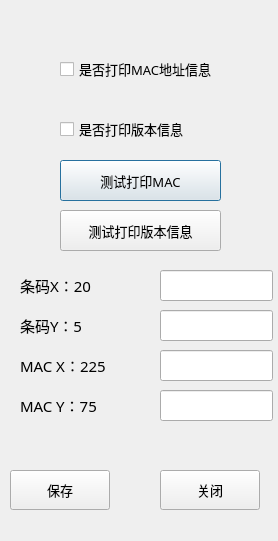
<?xml version="1.0" encoding="UTF-8"?>
<ui version="4.0">
 <class>Home_PrintDlg</class>
 <widget class="QDialog" name="Home_PrintDlg">
  <property name="geometry">
   <rect>
    <x>0</x>
    <y>0</y>
    <width>278</width>
    <height>541</height>
   </rect>
  </property>
  <property name="windowTitle">
   <string>打印设置</string>
  </property>
  <widget class="QPushButton" name="testPrintBtn">
   <property name="geometry">
    <rect>
     <x>60</x>
     <y>160</y>
     <width>161</width>
     <height>41</height>
    </rect>
   </property>
   <property name="font">
    <font>
     <family>微软雅黑</family>
     <pointsize>10</pointsize>
    </font>
   </property>
   <property name="text">
    <string>测试打印MAC</string>
   </property>
  </widget>
  <widget class="QCheckBox" name="MACCheck">
   <property name="geometry">
    <rect>
     <x>60</x>
     <y>60</y>
     <width>171</width>
     <height>18</height>
    </rect>
   </property>
   <property name="font">
    <font>
     <family>微软雅黑</family>
     <pointsize>10</pointsize>
    </font>
   </property>
   <property name="text">
    <string>是否打印MAC地址信息</string>
   </property>
  </widget>
  <widget class="QCheckBox" name="printerCheck">
   <property name="geometry">
    <rect>
     <x>60</x>
     <y>120</y>
     <width>161</width>
     <height>18</height>
    </rect>
   </property>
   <property name="font">
    <font>
     <family>微软雅黑</family>
     <pointsize>10</pointsize>
    </font>
   </property>
   <property name="text">
    <string>是否打印版本信息</string>
   </property>
  </widget>
  <widget class="QPushButton" name="saveBtn">
   <property name="geometry">
    <rect>
     <x>10</x>
     <y>470</y>
     <width>100</width>
     <height>40</height>
    </rect>
   </property>
   <property name="minimumSize">
    <size>
     <width>100</width>
     <height>40</height>
    </size>
   </property>
   <property name="maximumSize">
    <size>
     <width>100</width>
     <height>40</height>
    </size>
   </property>
   <property name="font">
    <font>
     <family>微软雅黑</family>
     <pointsize>10</pointsize>
    </font>
   </property>
   <property name="text">
    <string>保存</string>
   </property>
  </widget>
  <widget class="QPushButton" name="closeBtn">
   <property name="geometry">
    <rect>
     <x>160</x>
     <y>470</y>
     <width>100</width>
     <height>40</height>
    </rect>
   </property>
   <property name="minimumSize">
    <size>
     <width>100</width>
     <height>40</height>
    </size>
   </property>
   <property name="maximumSize">
    <size>
     <width>100</width>
     <height>40</height>
    </size>
   </property>
   <property name="font">
    <font>
     <family>微软雅黑</family>
     <pointsize>10</pointsize>
    </font>
   </property>
   <property name="text">
    <string>关闭</string>
   </property>
  </widget>
  <widget class="QPushButton" name="testPrintInfoBtn">
   <property name="geometry">
    <rect>
     <x>60</x>
     <y>210</y>
     <width>161</width>
     <height>41</height>
    </rect>
   </property>
   <property name="font">
    <font>
     <family>微软雅黑</family>
     <pointsize>10</pointsize>
    </font>
   </property>
   <property name="text">
    <string>测试打印版本信息</string>
   </property>
  </widget>
  <widget class="QLabel" name="label">
   <property name="geometry">
    <rect>
     <x>20</x>
     <y>270</y>
     <width>131</width>
     <height>31</height>
    </rect>
   </property>
   <property name="font">
    <font>
     <family>Microsoft YaHei</family>
     <pointsize>11</pointsize>
    </font>
   </property>
   <property name="text">
    <string>条码X：20</string>
   </property>
  </widget>
  <widget class="QLineEdit" name="CodeXlineEdit">
   <property name="geometry">
    <rect>
     <x>160</x>
     <y>270</y>
     <width>113</width>
     <height>31</height>
    </rect>
   </property>
   <property name="font">
    <font>
     <family>Microsoft YaHei</family>
     <pointsize>11</pointsize>
    </font>
   </property>
  </widget>
  <widget class="QLineEdit" name="CodeYlineEdit">
   <property name="geometry">
    <rect>
     <x>160</x>
     <y>310</y>
     <width>113</width>
     <height>31</height>
    </rect>
   </property>
   <property name="font">
    <font>
     <family>Microsoft YaHei</family>
     <pointsize>11</pointsize>
    </font>
   </property>
   <property name="text">
    <string/>
   </property>
  </widget>
  <widget class="QLabel" name="label_2">
   <property name="geometry">
    <rect>
     <x>20</x>
     <y>310</y>
     <width>131</width>
     <height>31</height>
    </rect>
   </property>
   <property name="font">
    <font>
     <family>Microsoft YaHei</family>
     <pointsize>11</pointsize>
    </font>
   </property>
   <property name="text">
    <string>条码Y：5</string>
   </property>
  </widget>
  <widget class="QLineEdit" name="MACXlineEdit">
   <property name="geometry">
    <rect>
     <x>160</x>
     <y>350</y>
     <width>113</width>
     <height>31</height>
    </rect>
   </property>
   <property name="font">
    <font>
     <family>Microsoft YaHei</family>
     <pointsize>11</pointsize>
    </font>
   </property>
  </widget>
  <widget class="QLabel" name="label_3">
   <property name="geometry">
    <rect>
     <x>20</x>
     <y>350</y>
     <width>131</width>
     <height>31</height>
    </rect>
   </property>
   <property name="font">
    <font>
     <family>Microsoft YaHei</family>
     <pointsize>11</pointsize>
    </font>
   </property>
   <property name="text">
    <string>MAC X：225</string>
   </property>
  </widget>
  <widget class="QLabel" name="label_4">
   <property name="geometry">
    <rect>
     <x>20</x>
     <y>390</y>
     <width>131</width>
     <height>31</height>
    </rect>
   </property>
   <property name="font">
    <font>
     <family>Microsoft YaHei</family>
     <pointsize>11</pointsize>
    </font>
   </property>
   <property name="text">
    <string>MAC Y：75</string>
   </property>
  </widget>
  <widget class="QLineEdit" name="MACYlineEdit">
   <property name="geometry">
    <rect>
     <x>160</x>
     <y>390</y>
     <width>113</width>
     <height>31</height>
    </rect>
   </property>
   <property name="font">
    <font>
     <family>Microsoft YaHei</family>
     <pointsize>11</pointsize>
    </font>
   </property>
   <property name="text">
    <string/>
   </property>
  </widget>
 </widget>
 <resources/>
 <connections/>
</ui>
